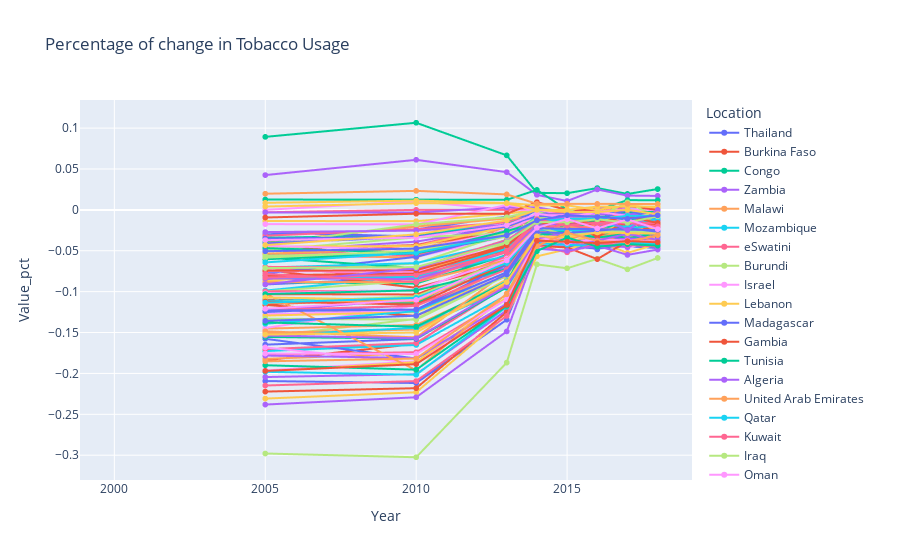

Here is the notebook cell this chart was saved with:
### Code cell
fig = px.line(total_df, x='Year', y='Value_pct', color='Location',markers=True,
              title="Percentage of change in Tobacco Usage Percentage")
fig.show()
# rebound in the recent year?
